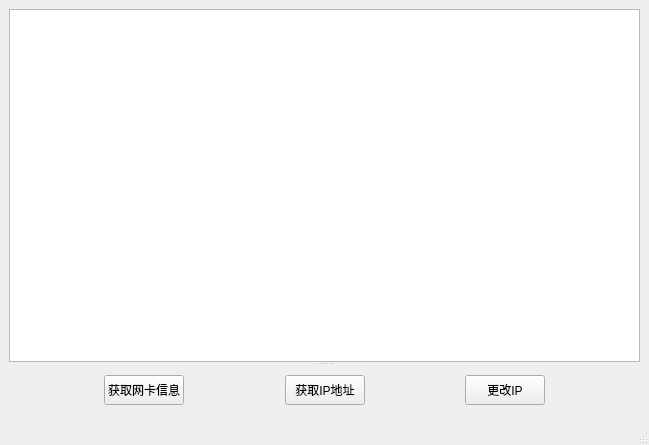
<?xml version="1.0" encoding="UTF-8"?>
<ui version="4.0">
 <class>getIPAddress</class>
 <widget class="QMainWindow" name="getIPAddress">
  <property name="geometry">
   <rect>
    <x>0</x>
    <y>0</y>
    <width>649</width>
    <height>445</height>
   </rect>
  </property>
  <property name="minimumSize">
   <size>
    <width>600</width>
    <height>400</height>
   </size>
  </property>
  <property name="windowTitle">
   <string>getIPAddress</string>
  </property>
  <widget class="QWidget" name="centralwidget">
   <layout class="QVBoxLayout" name="verticalLayout">
    <item>
     <widget class="QSplitter" name="splitter">
      <property name="orientation">
       <enum>Qt::Vertical</enum>
      </property>
      <widget class="QTextBrowser" name="textBrowser">
       <property name="readOnly">
        <bool>true</bool>
       </property>
      </widget>
      <widget class="QWidget" name="horizontalLayoutWidget">
       <layout class="QHBoxLayout" name="horizontalLayout">
        <item>
         <spacer name="horizontalSpacer">
          <property name="orientation">
           <enum>Qt::Horizontal</enum>
          </property>
          <property name="sizeHint" stdset="0">
           <size>
            <width>40</width>
            <height>20</height>
           </size>
          </property>
         </spacer>
        </item>
        <item>
         <widget class="QPushButton" name="getInterBt">
          <property name="maximumSize">
           <size>
            <width>250</width>
            <height>30</height>
           </size>
          </property>
          <property name="layoutDirection">
           <enum>Qt::LeftToRight</enum>
          </property>
          <property name="text">
           <string>获取网卡信息</string>
          </property>
         </widget>
        </item>
        <item>
         <spacer name="horizontalSpacer_2">
          <property name="orientation">
           <enum>Qt::Horizontal</enum>
          </property>
          <property name="sizeHint" stdset="0">
           <size>
            <width>32</width>
            <height>20</height>
           </size>
          </property>
         </spacer>
        </item>
        <item>
         <widget class="QPushButton" name="getIPBt">
          <property name="maximumSize">
           <size>
            <width>250</width>
            <height>30</height>
           </size>
          </property>
          <property name="text">
           <string>获取IP地址</string>
          </property>
         </widget>
        </item>
        <item>
         <spacer name="horizontalSpacer_3">
          <property name="orientation">
           <enum>Qt::Horizontal</enum>
          </property>
          <property name="sizeHint" stdset="0">
           <size>
            <width>40</width>
            <height>20</height>
           </size>
          </property>
         </spacer>
        </item>
        <item>
         <widget class="QPushButton" name="setIPBt">
          <property name="maximumSize">
           <size>
            <width>250</width>
            <height>30</height>
           </size>
          </property>
          <property name="text">
           <string>更改IP</string>
          </property>
         </widget>
        </item>
        <item>
         <spacer name="horizontalSpacer_4">
          <property name="orientation">
           <enum>Qt::Horizontal</enum>
          </property>
          <property name="sizeHint" stdset="0">
           <size>
            <width>40</width>
            <height>20</height>
           </size>
          </property>
         </spacer>
        </item>
       </layout>
      </widget>
     </widget>
    </item>
   </layout>
  </widget>
  <widget class="QMenuBar" name="menubar">
   <property name="geometry">
    <rect>
     <x>0</x>
     <y>0</y>
     <width>649</width>
     <height>26</height>
    </rect>
   </property>
  </widget>
  <widget class="QStatusBar" name="statusbar"/>
 </widget>
 <resources/>
 <connections/>
</ui>
